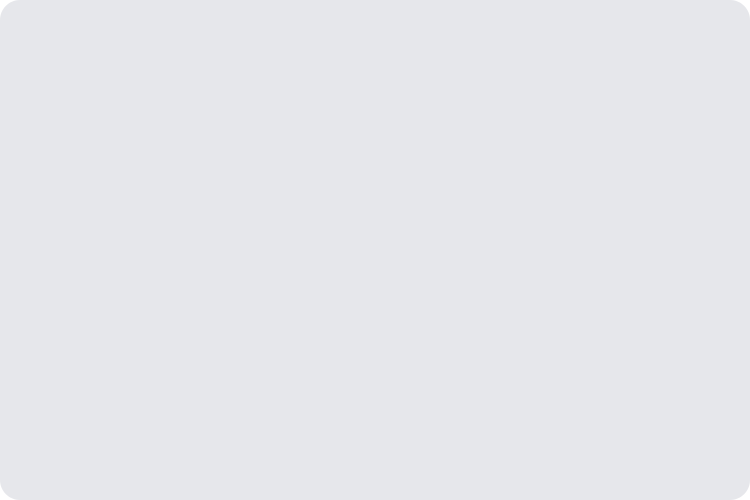
#> input picture bg.png, 1500 x 1000 px (shown at 1/2 size)
$ python BookDataGen.py
#> lines starting #> are read from the running program, lines starting #| are printed output that depends on the picture; pictures that were not available may be replaced by others from this repository, and a replacement may not be noted
#> in main, bg is the input picture: PIL image 1500x1000 P; mean R, G, B, A 229.8, 230.8, 234.8, 254.8
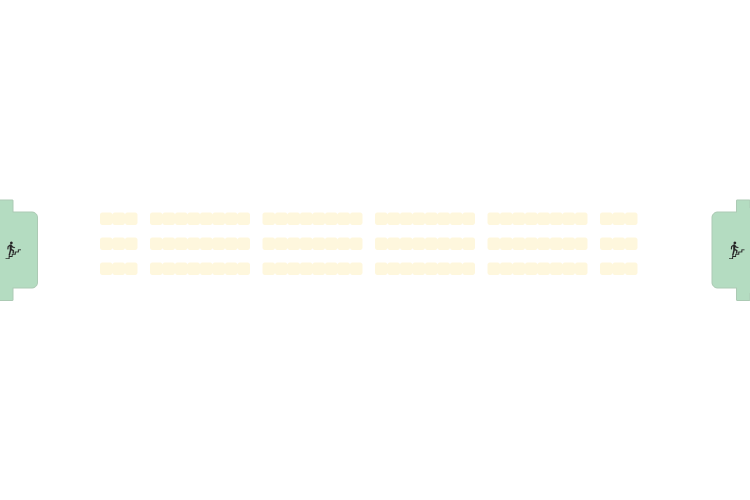
#> input picture Overlay.png, 1500 x 1000 px (shown at 1/2 size)
#> in main, overlay is the input picture: PIL image 1500x1000 P; mean R, G, B, A 14.9, 15.2, 13.5, 16
from cgitb import text
import json
import random as rand
import shelve
from tkinter import Image
from PIL import Image
from PIL import ImageFont
from PIL import ImageDraw
import copy


# alph-int-alph+int-year
# Call Number = Subject - topic in subject - alph+int - year of publication

# Floor
    # Row
        # Bookcase

def ToJson(CallNums, rows, FloorData, FloorImage, width, height):
    CallNums = sum(CallNums, [])
    #print(CallNums)
    count = 0
    Xpad = (width-(len(rows)*225))//2
    Xpad = Xpad - Xpad%25

    rowJsonlst = []
    rowsJson = {}
    for i in range(len(rows)):
        XOffset, YOffset= i*225+Xpad, 0
        RowID, BotRow, Space = '', '', False
        start = count
        row = {}
        shelvesLst = []
        for j in range(rows[i]):
            IdLoc = {}
            if ord(CallNums[count][4]) >= ord('A'):
                text = CallNums[count][1:4]+'-'+ CallNums[count][4:]
                IdLoc['id'] = text
                IdLoc['loc'] = '('+str(i)+', '+str(j)+')'
            else:
                text = CallNums[count][1:3]+'-'+ CallNums[count][3:]
                IdLoc['id'] = text
                IdLoc['loc'] = '('+str(i)+', '+str(j)+')'

            shelvesLst.append(IdLoc)

            if j == 0:
                StartRow = CallNums[count][0] + ' - ' + CallNums[count + rows[i]-1][0]
                RowID = copy.deepcopy(StartRow)
            elif j == rows[i]-1:
                BotRow = RowID
            else:
                StartRow = ''
                BotRow = ''

            if YOffset in range(350,700) and Space == False:
                YOffset += 200
                Space = True

            if j%2 == 0:
                YOffset += 25
                DarwFloor(XOffset, YOffset, FloorImage, StartRow, BotRow, text) #160 * 20
            else:
                YOffset += 50
                DarwFloor(XOffset, YOffset, FloorImage, StartRow, BotRow, text)

            count += 1

        row['shelve'] = shelvesLst
        RowIndex = CallNums[start][0]+'-'+ CallNums[count-1][0]
        rowsJson[RowIndex] = row
        rowJsonlst.append(rowsJson)

    FloorData['row'] = rowJsonlst

    print(rows)
    print(FloorData)

    return FloorData

def floorGen(start, end, NumRows, FloorData, Low, High, FloorImage, width, height):
#> called with start = 'A', end = 'E', NumRows = 6, Low = 20, High = 20, width = 1500, height = 1000
    Rows = []
    TopicNum = [] # [[topic, #of shelves the Topic has], ...]
    SubTopic = [] #[[subtopic num (sorted)], ...]
    for i in range(NumRows):
        Rows.append(rand.randint(Low,High))

    NumShelves = sum(Rows)

    NumTopic = NumShelves//(ord(end)-ord(start)+1)

    for i in range(ord(start), ord(end)+1):
        NumShelves -= NumTopic
        TopicNum.append([chr(i), NumTopic])
    TopicNum[0][1] += NumShelves

    # -- Have Number of shevles each topic takes up --
    # - Generate SubTopics for each topic -
    for i in range(len(TopicNum)):
        subtopic = [rand.randint(10, 800) for _ in range(0, rand.randint(2,TopicNum[i][1]//2))]
        subtopic.sort()
        SubTopic.append(subtopic)

    # - Generate Novel Specific id -
    NovelId = []
    for i in range(len(TopicNum)):
        TopicNovelId = []
        CharStart, NumStart = ord('A'), rand.randint(10,100)

        for j in range(TopicNum[i][1]):
            TopicNovelId.append(chr(CharStart)+str(NumStart))
            if CharStart < ord('Z'):
                CharStart = CharStart+1
            NumStart += rand.randint(1,10)

        NovelId.append(TopicNovelId)

    # - Assemble Call Numbers -
    CallNumbers = []
    for i in range(len(TopicNum)):
        Topic,count = [],0
        for j in range(len(SubTopic[i])):
            for k in range(TopicNum[i][1]//len(SubTopic[i])):
                Topic.append(TopicNum[i][0]+str(SubTopic[i][j]))
                count+=1
        for j in range(TopicNum[i][1]-count):
            Topic.append(TopicNum[i][0]+str(SubTopic[i][j]))
            count+=1

        CallNumbers.append(Topic)

    for i in range(len(TopicNum)):
        for j in range(TopicNum[i][1]):
            CallNumbers[i][j] += NovelId[i][j]

    print(TopicNum)
    #print(SubTopic)
    #print(CallNumbers)

    return ToJson(CallNumbers, Rows, FloorData,FloorImage, width, height)

def DarwFloor(x,y, floor, StartRow, BotRow, text):
#> called with x = 75, y = 25, StartRow = 'A - A', BotRow = '', text = '107-A38'
    shelve = Image.open("shelve.png")
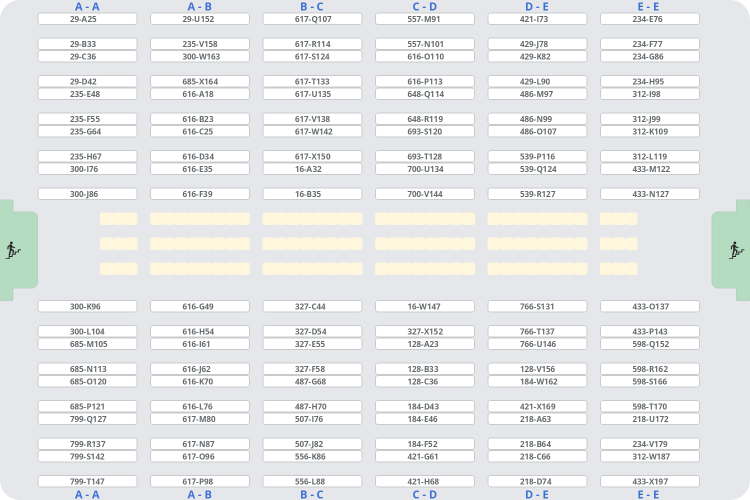
#> input picture floorAE.png, 1500 x 1000 px, given in place of shelve.png, which was not available (shown at 1/2 size)
#> shelve is the input picture: PIL image 1500x1000 RGBA; mean R, G, B, A 231.7, 233, 233.8, 254.5
    shelve = shelve.convert("RGBA")
    floor.paste(shelve, (x,y), shelve)
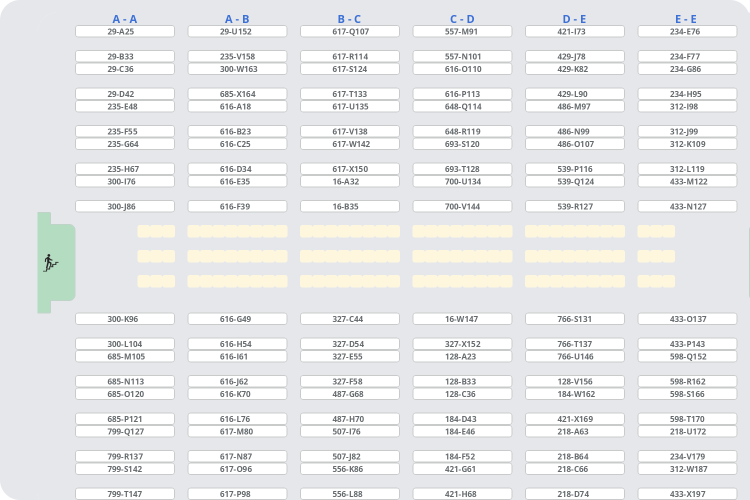
#> floor: PIL image 1500x1000 RGBA (shown at 1/2 size); mean R, G, B, A 232.4, 233.3, 234.2, 254.6; transparent parts drawn white

    draw = ImageDraw.Draw(floor)
    font = ImageFont.truetype(r'OpenSans-Bold.ttf', 16)
    draw.text((x+65, y+1),text,(101,106,109),font=font)

    font = ImageFont.truetype(r'OpenSans-Bold.ttf', 22)
    draw.text((x+75, y-28),StartRow,(59,112,214),font=font)

    font = ImageFont.truetype(r'OpenSans-Bold.ttf', 22)
    draw.text((x+75, y+23),BotRow,(59,112,214),font=font)

def main():
    floors = [['A','E'],['F', 'L'],['M','P'],['Q','Z']]
    ShelvesPerRowLow, ShelvesPerRowHigh = 20, 20
    data = {}

    floorsJSON = []
    for i in range(len(floors)):
        FloorData = {}
        FloorJson = {}
        NumRows = rand.randint(6,6)

        bg = Image.open("bg.png") # 1200, 800
        FloorImage = bg.convert("RGBA")

        overlay = Image.open("Overlay.png") # 1200, 800
        overlayImg = overlay.convert("RGBA")

        width, height = 1500, 1000
        FloorJson[floors[i][0]+floors[i][1]] = floorGen(floors[i][0], floors[i][1], NumRows,
                                                FloorData,ShelvesPerRowLow, ShelvesPerRowHigh,
                                                FloorImage, width, height)

        FloorImage.paste(overlayImg, (0,0), overlayImg)
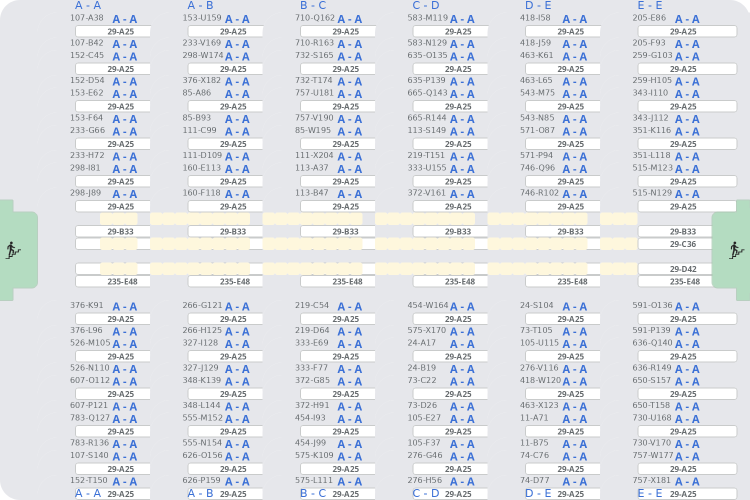
#> FloorImage: PIL image 1500x1000 RGBA (shown at 1/2 size); mean R, G, B, A 225.3, 227.6, 230.9, 254.4; transparent parts drawn white
        FloorImage.save('floor'+floors[i][0]+floors[i][1]+'.png')
        floorsJSON.append(FloorJson)

    data['floor'] = floorsJSON


    with open('Books.json', 'wt') as out:
        json.dump(data, out, sort_keys=True, indent=4, separators=(',', ': '))
        #json.dump(data, f)

    #DarwFloor(100,100)

if __name__ == "__main__":
    main()
